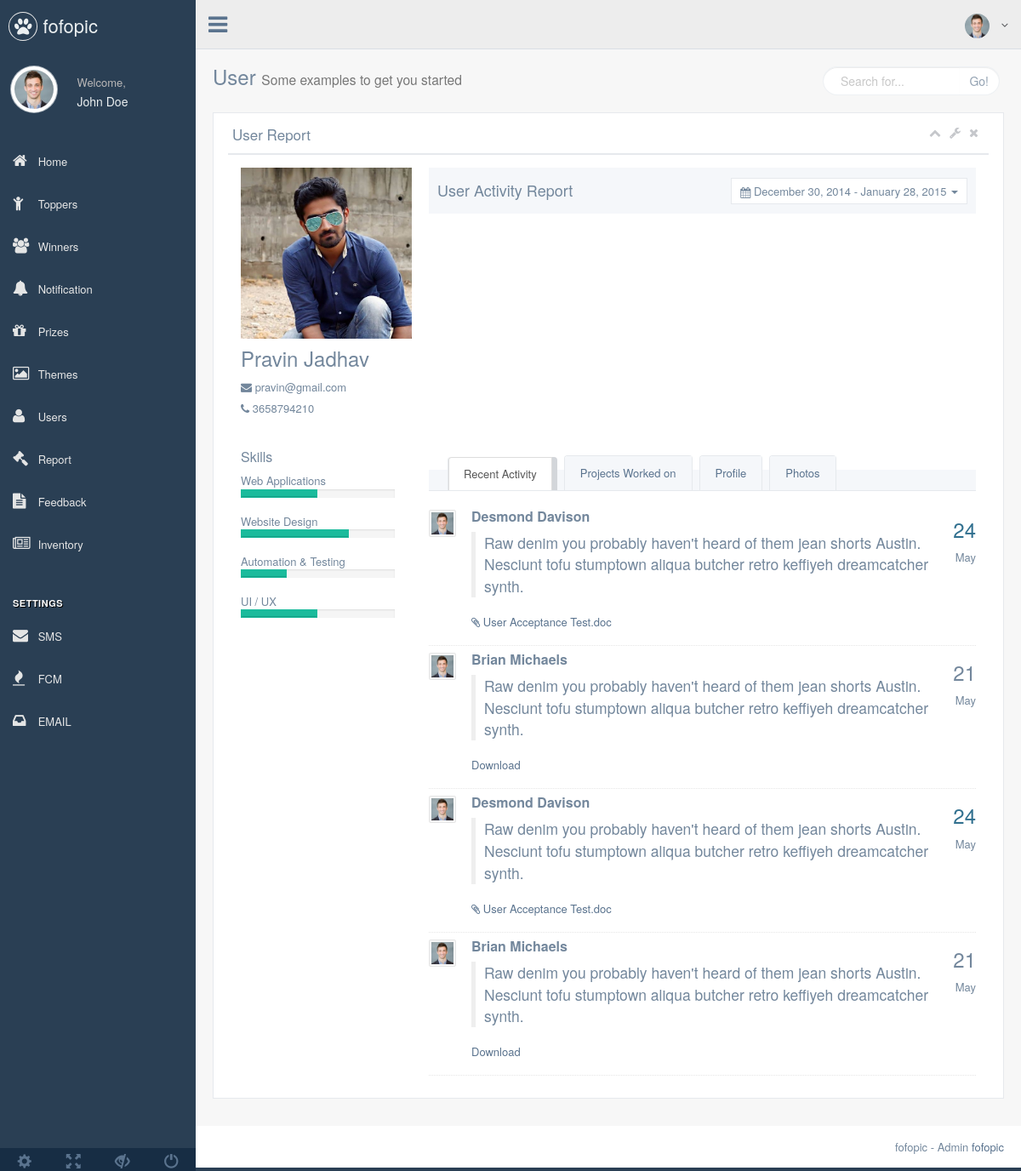
The page /index.php/Dashboard/viewProfile/4 on the database its author committed.
### tables this page shows
CREATE TABLE IF NOT EXISTS `avatar` (
  `aid` int(11) NOT NULL AUTO_INCREMENT,
  `uid` int(11) DEFAULT NULL,
  `path` text NOT NULL,
  `created_at` timestamp NOT NULL DEFAULT CURRENT_TIMESTAMP,
  PRIMARY KEY (`aid`),
  KEY `auid` (`uid`)
);

CREATE TABLE IF NOT EXISTS `users` (
  `uid` int(11) NOT NULL AUTO_INCREMENT,
  `name` text,
  `email` text,
  `mobile` text,
  `fb_id` text,
  `dob` date DEFAULT NULL,
  `login_type` varchar(10) NOT NULL,
  `created_at` timestamp NULL DEFAULT CURRENT_TIMESTAMP ON UPDATE CURRENT_TIMESTAMP,
  `updated_at` timestamp NULL DEFAULT CURRENT_TIMESTAMP ON UPDATE CURRENT_TIMESTAMP,
  PRIMARY KEY (`uid`)
);

### application/controllers/Dashboard.php (called while the page is built, shortened)
<?php
class Dashboard extends CI_Controller {
	public function viewProfile($id){
		$this->db->select('users.uid,users.`name`,users.email,users.mobile,users.dob,avatar.path,users.created_at');
		$this->db->from('users');
		$this->db->join('avatar', 'users.uid = avatar.uid');
		$this->db->where('users.uid', $id);
		$result['users'] = $this->db->get()->result_array();
		$this->db->select('photos.path,post.created_at,users.uid,post.post_id');
		$this->db->from('users');
		$this->db->join('post', 'users.uid = post.uid');
		$this->db->join('photos', 'post.pid = photos.pid');
		$this->db->where('users.uid', $id);
		$this->db->order_by('post.created_at','DESC');
		$result['photos'] = $this->db->get()->result_array();
		$this->load->view('pages/users/userprofileview',$result);
	}
}

### index.php (called while the page is built, shortened)
<?php
require_once BASEPATH.'core/CodeIgniter.php';

### application/views/pages/users/userprofileview.php (the view, shortened to what this page needs)
  <body class="nav-md">
    <div class="container body">
      <div class="main_container">
        <div class="right_col" role="main">
          <div class="">
            <div class="page-title">
              <div class="title_left">
                <h3>User <small>Some examples to get you started</small></h3>
              </div>
              <div class="title_right">
                <div class="col-md-5 col-sm-5 col-xs-12 form-group pull-right top_search">
                  <div class="input-group">
                    <input type="text" class="form-control" placeholder="Search for...">
                    <span class="input-group-btn">
                      <button class="btn btn-default" type="button">Go!</button>
                    </span>
                  </div>
                </div>
              </div>
            </div>
            <div class="clearfix"></div>
            <?php
              if (isset($users)) {
                $value = $users[0];
              }
            ?>
            <div class="row">
              <div class="col-md-12 col-sm-12 col-xs-12">
                <div class="x_panel">
                  <div class="x_title">
                    <h2>User Report <small>Activity report</small></h2>
                    <ul class="nav navbar-right panel_toolbox">
                      <li><a class="collapse-link"><i class="fa fa-chevron-up"></i></a>
                      </li>
                      <li class="dropdown">
                        <a href="#" class="dropdown-toggle" data-toggle="dropdown" role="button" aria-expanded="false"><i class="fa fa-wrench"></i></a>
                      </li>
                      <li><a class="close-link"><i class="fa fa-close"></i></a>
                      </li>
                    </ul>
                    <div class="clearfix"></div>
                  </div>
                  <div class="x_content">
                    <div class="col-md-3 col-sm-3 col-xs-12 profile_left">
                      <div class="profile_img">
                        <div id="crop-avatar">
                          <img class="img-responsive avatar-view" src="<?php echo base_url().$value['path'];?>" alt="Avatar" title="Change the avatar">
                        </div>
                      </div>
                      <h3><?php echo $value['name'];?></h3>
                      <ul class="list-unstyled user_data">
                        <li><i class="fa fa-envelope user-profile-icon"></i> <?php echo $value['email'];?>
                        </li>
                        <li>
                          <i class="fa fa-phone user-profile-icon"></i> <?php echo $value['mobile'];?>
                        </li>
                      </ul>
                      <br />
                      <h4>Skills</h4>
                      <ul class="list-unstyled user_data">
                        <li>
                          <p>Web Applications</p>
                          <div class="progress progress_sm">
                            <div class="progress-bar bg-green" role="progressbar" data-transitiongoal="50"></div>
                          </div>
                        </li>
                        <li>
                          <p>Website Design</p>
                          <div class="progress progress_sm">
                            <div class="progress-bar bg-green" role="progressbar" data-transitiongoal="70"></div>
                          </div>
                        </li>
                        <li>
                          <p>Automation & Testing</p>
                          <div class="progress progress_sm">
                            <div class="progress-bar bg-green" role="progressbar" data-transitiongoal="30"></div>
                          </div>
                        </li>
                        <li>
                          <p>UI / UX</p>
                          <div class="progress progress_sm">
                            <div class="progress-bar bg-green" role="progressbar" data-transitiongoal="50"></div>
                          </div>
                        </li>
                      </ul>
                    </div>
                    <div class="col-md-9 col-sm-9 col-xs-12">
                      <div class="profile_title">
                        <div class="col-md-6">
                          <h2>User Activity Report</h2>
                        </div>
                        <div class="col-md-6">
                          <div id="reportrange" class="pull-right" style="margin-top: 5px; background: #fff; cursor: pointer; padding: 5px 10px; border: 1px solid #E6E9ED">
                            <i class="glyphicon glyphicon-calendar fa fa-calendar"></i>
                            <span>December 30, 2014 - January 28, 2015</span> <b class="caret"></b>
                          </div>
                        </div>
                      </div>
                      <div id="graph_bar" style="width:100%; height:280px;"></div>
                      <div class="" role="tabpanel" data-example-id="togglable-tabs">
                        <ul id="myTab" class="nav nav-tabs bar_tabs" role="tablist">
                          <li role="presentation" class="active"><a href="#tab_content1" id="home-tab" role="tab" data-toggle="tab" aria-expanded="true">Recent Activity</a>
                          </li>
                          <li role="presentation" class=""><a href="#tab_content2" role="tab" id="profile-tab" data-toggle="tab" aria-expanded="false">Projects Worked on</a>
                          </li>
                          <li role="presentation" class=""><a href="#tab_content3" role="tab" id="profile-tab2" data-toggle="tab" aria-expanded="false">Profile</a>
                          </li>
                          <li role="presentation" class=""><a href="#tab_content4" role="tab" id="photo-tab2" data-toggle="tab" aria-expanded="false">Photos</a>
                          </li>
                        </ul>
                        <div id="myTabContent" class="tab-content">
                          <div role="tabpanel" class="tab-pane fade active in" id="tab_content1" aria-labelledby="home-tab">
                            <ul class="messages">
                              <li>
                                <img src="<?php echo base_url();?>assets/images/img.jpg" class="avatar" alt="Avatar">
                                <div class="message_date">
                                  <h3 class="date text-info">24</h3>
                                  <p class="month">May</p>
                                </div>
                                <div class="message_wrapper">
                                  <h4 class="heading">Desmond Davison</h4>
                                  <blockquote class="message">Raw denim you probably haven't heard of them jean shorts Austin. Nesciunt tofu stumptown aliqua butcher retro keffiyeh dreamcatcher synth.</blockquote>
                                  <br />
                                  <p class="url">
                                    <a href="#"><i class="fa fa-paperclip"></i> User Acceptance Test.doc </a>
                                  </p>
                                </div>
                              </li>
                              <li>
                                <img src="<?php echo base_url();?>assets/images/img.jpg" class="avatar" alt="Avatar">
                                <div class="message_date">
                                  <h3 class="date text-error">21</h3>
                                  <p class="month">May</p>
                                </div>
                                <div class="message_wrapper">
                                  <h4 class="heading">Brian Michaels</h4>
                                  <blockquote class="message">Raw denim you probably haven't heard of them jean shorts Austin. Nesciunt tofu stumptown aliqua butcher retro keffiyeh dreamcatcher synth.</blockquote>
                                  <br />
                                  <p class="url">
                                    <a href="#" data-original-title="">Download</a>
                                  </p>
                                </div>
                              </li>
                              <li>
                                <img src="<?php echo base_url();?>assets/images/img.jpg" class="avatar" alt="Avatar">
                                <div class="message_date">
                                  <h3 class="date text-info">24</h3>
                                  <p class="month">May</p>
                                </div>
                                <div class="message_wrapper">
                                  <h4 class="heading">Desmond Davison</h4>
                                  <blockquote class="message">Raw denim you probably haven't heard of them jean shorts Austin. Nesciunt tofu stumptown aliqua butcher retro keffiyeh dreamcatcher synth.</blockquote>
                                  <br />
                                  <p class="url">
                                    <a href="#"><i class="fa fa-paperclip"></i> User Acceptance Test.doc </a>
                                  </p>
                                </div>
                              </li>
                              <li>
                                <img src="<?php echo base_url();?>assets/images/img.jpg" class="avatar" alt="Avatar">
                                <div class="message_date">
                                  <h3 class="date text-error">21</h3>
                                  <p class="month">May</p>
                                </div>
                                <div class="message_wrapper">
                                  <h4 class="heading">Brian Michaels</h4>
                                  <blockquote class="message">Raw denim you probably haven't heard of them jean shorts Austin. Nesciunt tofu stumptown aliqua butcher retro keffiyeh dreamcatcher synth.</blockquote>
                                  <br />
                                  <p class="url">
                                    <a href="#" data-original-title="">Download</a>
                                  </p>
                                </div>
                              </li>
                            </ul>
                          </div>
                        </div>
                      </div>
                    </div>
                  </div>
                </div>
              </div>
            </div>
          </div>
        </div>
      </div>
    </div>
  </body>
</html>

### rows shown on the page
avatar: path (picture), uid.name "Pravin Jadhav", uid.email "pravin@gmail.com", uid.mobile "3658794210"
